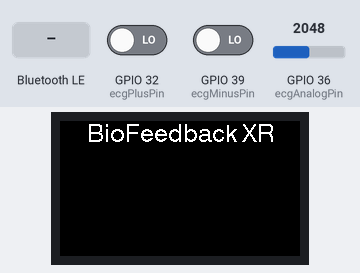
Simulated run of this sketch. Board: ESP32. Shown: 240×135 colour display. Inputs (shaded band) come from the test bench; at power-on: GPIO 36 (ecgAnalogPin) = 2048, GPIO 32 (ecgPlusPin) LOW, GPIO 39 (ecgMinusPin) LOW. Nothing arrives over Bluetooth unless stated; a phone connects over Bluetooth LE 3 s after start; what the sketch prints to the serial monitor is not drawn.

Above: at 0.2 s.
At 1.9 s:
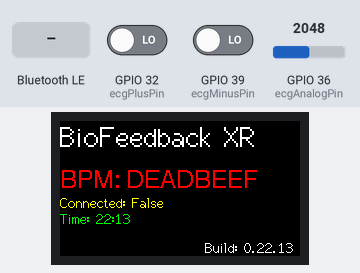
2.0 s: GPIO 36 (ecgAnalogPin) set to 491
At 4.3 s:
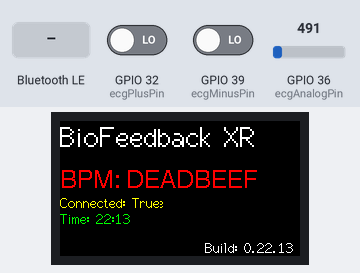
5.0 s: GPIO 32 (ecgPlusPin) driven HIGH
8.0 s: Bluetooth LE write "1" received
Timing chart, 0 to 11.0 s (numbered marks = the images above; inputs shaded):
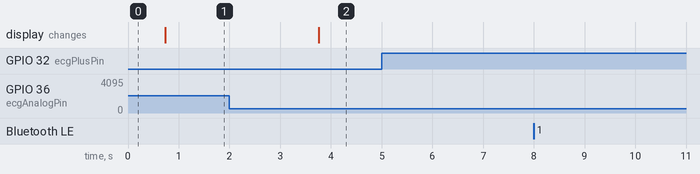

The sketch:

bio_feedback_xr.ino
```cpp
#include <Arduino.h>
#include "DisplayManager.h"
#include "BluetoothService.h"
#include "ECGReader.h"

unsigned long now;

DisplayManager display;
BluetoothService bleService;
int8_t ecgPlusPin = 32;
int8_t ecgMinusPin = 39;
int8_t ecgAnalogPin = A0;
ECGReader ecgReader = ECGReader(ecgPlusPin, ecgMinusPin, ecgAnalogPin);

void onDeviceConnected(bool);

void setup(void) {
    display.init();
    display.initialMessage();

    ecgReader.setup();

    bleService.setup();
    bleService.registerDeviceConnected(&onDeviceConnected);
}

void onDeviceConnected(bool connected) {
    display.setClientConnected(connected);
}

void loop() {
    now = millis();
    bleService.update(now);

    if (bleService.willDispatch(now)) {
        // ECG
        ecgReader.update(now);
        uint16_t ecgValue = ecgReader.getValue();

        bleService.setData(ecgValue, 0xEE);
        bleService.dispatch(now);

        display.printPage();
    }
}
```

BluetoothService.cpp
```cpp
//
// Created by Juscelino Tanaka on 06/09/20.
//

#include "BluetoothService.h"

void BluetoothService::setup() {
    Serial.begin(115200);

    // Create the BLE Device
    BLEDevice::init("UARTService");

    // Create the BLE Server
    pServer = BLEDevice::createServer();
    pServer->setCallbacks(&serverCallbacks);

    // Create the BLE Service
    BLEService *pService = pServer->createService(SERVICE_UUID);

    // Create a BLE Characteristic
    pTxCharacteristic = pService->createCharacteristic(
            CHARACTERISTIC_UUID_TX,
            BLECharacteristic::PROPERTY_NOTIFY
    );

    pTxCharacteristic->addDescriptor(new BLE2902());

    BLECharacteristic * pRxCharacteristic = pService->createCharacteristic(
            CHARACTERISTIC_UUID_RX,
            BLECharacteristic::PROPERTY_WRITE
    );

    pRxCharacteristic->setCallbacks(new CharacteristicCallback());

    // Start the service
    pService->start();

    // Start advertising
    pServer->getAdvertising()->start();
    Serial.println("Waiting a client connection to notify...");
}

void BluetoothService::update(unsigned long time) {
    // disconnecting
    if (!deviceConnected && oldDeviceConnected) {
        delay(500); // give the bluetooth stack the chance to get things ready
        pServer->startAdvertising(); // restart advertising
        Serial.println("start advertising");
        oldDeviceConnected = deviceConnected;
    }

    // connecting
    if (deviceConnected && !oldDeviceConnected) {
        // do stuff here on connecting
        oldDeviceConnected = deviceConnected;
    }
}

void BluetoothService::registerDeviceConnected(void (*f)(bool)) {
    serverCallbacks.registerCallback(f);
}

void BluetoothService::setData(uint16_t ecg, uint16_t emg) {
    data[4] = (ecg >> 8) & 0xFF;
    data[5] = ecg & 0xFF;

    data[6] = (emg >> 8) & 0xFF;
    data[7] = emg & 0xFF;
}

bool BluetoothService::willDispatch(unsigned long time) {
    return time >= lastUpdate + delayTime;
}

void BluetoothService::dispatch(unsigned long time) {
    if (willDispatch(time) && deviceConnected) {
        data[0] = (time >> 24) & 0xFF;
        data[1] = (time >> 16) & 0xFF;
        data[2] = (time >> 8) & 0xFF;
        data[3] = time & 0xFF;

        pTxCharacteristic->setValue(ptrData, dataSize);
        pTxCharacteristic->notify();

        lastUpdate = time;
    }
}
```

BluetoothService.h
```cpp
//
// Created by Juscelino Tanaka on 06/09/20.
//

#ifndef BIO_FEEDBACK_XR_BLUETOOTHSERVICE_H
#define BIO_FEEDBACK_XR_BLUETOOTHSERVICE_H

#include <Arduino.h>

#include <BLEDevice.h>
#include <BLEServer.h>
#include <BLEUtils.h>
#include <BLE2902.h>
#include <TFT_eSPI.h>

#include "ConnectionCallbacks.h"

// See the following for generating UUIDs:
// https://www.uuidgenerator.net/

#define SERVICE_UUID           "6E400001-B5A3-F393-E0A9-E50E24DCCA9E" // UART service UUID
#define CHARACTERISTIC_UUID_RX "6E400002-B5A3-F393-E0A9-E50E24DCCA9E"
#define CHARACTERISTIC_UUID_TX "6E400003-B5A3-F393-E0A9-E50E24DCCA9E"

class BluetoothService {
public:
    void setup();

    /**
     * Pack the data (time + ECG data + EMG data) and notify it if enough time has passed after the previous
     * dispatch. Ypi cam ise willDispatch to check if a dispatch will happen or not by a specific time (preferably now)
     * @param time in millis
     */
    void dispatch(unsigned long time);

    /**
     * Check whether a device disconnected or connected
     * @param time in millis
     */
    void update(unsigned long time);

    /**
     * Sets the data for ECG and EMG devices which will be sent during update
     */
    void setData(uint16_t, uint16_t);

    /**
     * Register a callback to know when a device was connected or not
     * @param f A void function(bool) delegate
     */
    void registerDeviceConnected(void (*f)(bool));

    /**
     * Check whether the bluetooth service will dispatch/sync data at the given time or not. E.g. it can be used
     * to check if it will dispatch events now or in a future time.
     * @return true if time >= lastUpdate + delayTime
     */
    bool willDispatch(unsigned long);

private:
    const unsigned long delayTime = 10;

    ConnectionCallbacks serverCallbacks = ConnectionCallbacks(&deviceConnected);

    BLEServer *pServer = NULL;
    BLECharacteristic * pTxCharacteristic;
    bool deviceConnected = false;
    bool oldDeviceConnected = false;

    static const size_t dataSize = 8;
    uint8_t data[dataSize];
    uint8_t * ptrData = data;

    unsigned long lastUpdate = 0;

    //TODO: move this to an independent file
    class CharacteristicCallback: public BLECharacteristicCallbacks {
        void onWrite(BLECharacteristic *pCharacteristic) {
            std::string rxValue = pCharacteristic->getValue();

            if (rxValue.length() > 0) {
                Serial.println("*********");
                Serial.print("Received Value: ");
                for (int i = 0; i < rxValue.length(); i++)
                    Serial.print(rxValue[i]);

                Serial.println();
                Serial.println("*********");
            }
        }
    };
};

#endif //BIO_FEEDBACK_XR_BLUETOOTHSERVICE_H
```

ConnectionCallbacks.cpp
```cpp
//
// Created by Juscelino Tanaka on 06/09/20.
//

#include "ConnectionCallbacks.h"

ConnectionCallbacks::ConnectionCallbacks(bool * refConnected) {
    connectedReference = refConnected;
}

void ConnectionCallbacks::onConnect(BLEServer* pServer) {
    *connectedReference = true;

    if (callback != nullptr) {
        callback(true);
    }
}

void ConnectionCallbacks::onDisconnect(BLEServer* pServer) {
    *connectedReference = false;

    if (callback != nullptr) {
        callback(false);
    }
}

void ConnectionCallbacks::registerCallback(void (*f)(bool)) {
    callback = f;
}
```

ConnectionCallbacks.h
```cpp
//
// Created by Juscelino Tanaka on 06/09/20.
//

#ifndef BIO_FEEDBACK_XR_CONNECTIONCALLBACKS_H
#define BIO_FEEDBACK_XR_CONNECTIONCALLBACKS_H

#include <BLEDevice.h>
#include <BLEServer.h>
#include <BLEUtils.h>
#include <BLE2902.h>
#include <TFT_eSPI.h>

class ConnectionCallbacks: public BLEServerCallbacks {
public:
    explicit ConnectionCallbacks(bool *);
    void registerCallback(void (*f)(bool));

private:
    void (*callback)(bool);
    bool * connectedReference;
    void onConnect(BLEServer* pServer);
    void onDisconnect(BLEServer* pServer);
};


#endif //BIO_FEEDBACK_XR_CONNECTIONCALLBACKS_H
```

DisplayManager.cpp
```cpp
//
// Created by Juscelino Tanaka on 06/09/20.
//

#include "DisplayManager.h"

void DisplayManager::init() {
    tft.init();
    tft.setRotation(3);
    tft.fillScreen(TFT_BLACK);
    tft.setTextColor(TFT_WHITE, TFT_BLACK);
}

void DisplayManager::initialMessage() {
    tft.setTextDatum(TC_DATUM);
    tft.setTextColor(TFT_WHITE);
    tft.drawString("BioFeedback XR", w / 2, 2 , 4);
    delay(500);
    fillScreen();
}

void DisplayManager::setClientConnected(bool connected)
{
    currentTime = connected;
}

void DisplayManager::printPage() {
    // Set "cursor" at top left corner of display (0,0) and select font 2
    // (cursor will move to next line automatically during printing with 'tft.println'
    //  or stay on the line is there is room for the text with tft.print)
    tft.setCursor(0, 0, 2);

    // Set the font colour to be white with a black background
    tft.setTextColor(TFT_WHITE, TFT_BLACK);

    // Set text size multiplier to 1
    tft.setTextSize(2);

    // We can now plot text on screen using the "print" class
    tft.println("BioFeedback XR");

    // reset text size to 1
    tft.setTextSize(1);
    tft.println();

    // Set the font colour to be red with black background,
    tft.setTextColor(TFT_RED, TFT_BLACK);
    // Set to font 4
    tft.setTextFont(4);
    tft.print("BPM: ");
    tft.println((long)3735928559, HEX); // Should print DEADBEEF

    // Set the font colour to be yellow with no background
    tft.setTextColor(TFT_YELLOW, TFT_BLACK);
    // set to font 7
    tft.setTextFont(2);
    tft.print("Connected: ");
    tft.println(currentTime ? "True" : "False");

    // Set the font colour to be green with black background, set to font 2
    tft.setTextColor(TFT_GREEN,TFT_BLACK);
    tft.setTextFont(2);
    tft.print("Time: ");
    tft.print(hh);
    tft.print(":");
    tft.println(mm);

    // Test some print formatting functions
    float fnumber = 123.45;
    // Set the font colour to be blue with no background, set to font 2
    tft.setTextColor(TFT_BLUE);    tft.setTextFont(2);
//    tft.print("Float = "); tft.println(fnumber);           // Print floating point number
//    tft.print("Binary = "); tft.println((int)fnumber, BIN); // Print as integer value in binary

    tft.setCursor(w - 100, h - 18, 2);
    // Set the font colour to be white with a black background
    tft.setTextColor(TFT_WHITE, TFT_BLACK);

    // Set text size multiplier to 1
    tft.setTextSize(1);

    tft.setTextDatum(BR_DATUM);
    tft.drawString(buildString, w - 6, h, 2);
}

void DisplayManager::fillScreen() {
    // Fill screen with grey so we can see the effect of printing with and without
    // a background colour defined
    tft.fillScreen(TFT_BLACK);

}
```

DisplayManager.h
```cpp
//
// Created by Juscelino Tanaka on 06/09/20.
//
#include <Arduino.h>
#ifndef BIO_FEEDBACK_XR_DISPLAYMANAGER_H
#define BIO_FEEDBACK_XR_DISPLAYMANAGER_H

#include <SPI.h>
#include <TFT_eSPI.h>

static uint8_t conv2d(const char* p) {
    uint8_t v = 0;
    if ('0' <= *p && *p <= '9')
        v = *p - '0';
    return 10 * v + *++p - '0';
}

class DisplayManager {
public:
    void init();
    void initialMessage();
    void setClientConnected(bool connected);
    void printPage();
    void fillScreen();

private:
    int16_t h = 135;
    int16_t w = 240;
    unsigned long messageDelay = 500;
    unsigned long currentTime;
    String hh = String(conv2d(__TIME__));
    String mm = String(conv2d(__TIME__+3));
    String buildString = String("Build: 0." + hh + "." + mm);
    TFT_eSPI tft = TFT_eSPI(h, w);
};


#endif //BIO_FEEDBACK_XR_DISPLAYMANAGER_H
```

ECGReader.cpp
```cpp
//
// Created by Juscelino Tanaka on 09/09/20.
//

#include "ECGReader.h"

ECGReader::ECGReader(uint8_t plusPin, uint8_t minusPin, uint8_t analogPin) {
    this->plusPin = plusPin;
    this->minusPin = minusPin;
    this->analogPin = analogPin;
}

void ECGReader::setup() {
    pinMode(plusPin, INPUT);
    pinMode(minusPin, INPUT);
}

uint16_t ECGReader::getValue() {
    return value;
}

void ECGReader::update(unsigned long time) {
    if (time > lastUpdateTime + 10) {
        lastUpdateTime = time;

        if ((digitalRead(plusPin) == 1) || (digitalRead(minusPin) == 1)) {
            Serial.println('!');
        } else {
            value = analogRead(analogPin);
            Serial.println(value);
        }
    }
}
```

ECGReader.h
```cpp
//
// Created by Juscelino Tanaka on 09/09/20.
//

#ifndef BIO_FEEDBACK_XR_ECGREADER_H
#define BIO_FEEDBACK_XR_ECGREADER_H

#include <Arduino.h>

class ECGReader {
public:
    ECGReader(uint8_t plusPin, uint8_t minusPin, uint8_t analogPin);
    void setup();
    void update(unsigned long);
    uint16_t getValue();

private:
    uint8_t plusPin;
    uint8_t minusPin;
    uint8_t analogPin;

    uint16_t value;
    int lastUpdateTime = 0;
};


#endif //BIO_FEEDBACK_XR_ECGREADER_H
```
